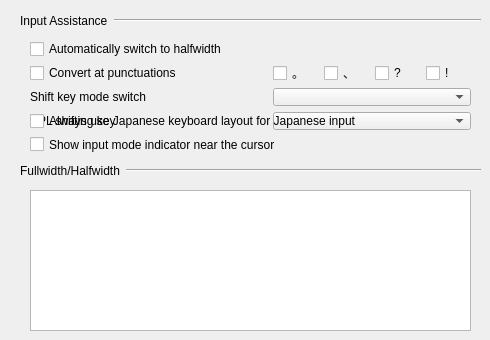
    <widget class="QWidget" name="inputsupport_tab">
     <attribute name="title">
      <string>Advanced</string>
     </attribute>
     <widget class="CharacterFormEditor" name="characterFormEditor">
      <property name="geometry">
       <rect>
        <x>30</x>
        <y>190</y>
        <width>441</width>
        <height>141</height>
       </rect>
      </property>
     </widget>
     <widget class="QWidget" name="horizontalLayoutWidget_2">
      <property name="geometry">
       <rect>
        <x>20</x>
        <y>10</y>
        <width>461</width>
        <height>21</height>
       </rect>
      </property>
      <layout class="QHBoxLayout" name="horizontalLayout_4">
       <item>
        <widget class="QLabel" name="autoCorrectionLable">
         <property name="text">
          <string>Input Assistance</string>
         </property>
        </widget>
       </item>
       <item>
        <widget class="Line" name="autoCorrectionLine_2">
         <property name="sizePolicy">
          <sizepolicy hsizetype="MinimumExpanding" vsizetype="Fixed">
           <horstretch>0</horstretch>
           <verstretch>0</verstretch>
          </sizepolicy>
         </property>
         <property name="orientation">
          <enum>Qt::Horizontal</enum>
         </property>
        </widget>
       </item>
      </layout>
     </widget>
     <widget class="QWidget" name="horizontalLayoutWidget_3">
      <property name="geometry">
       <rect>
        <x>20</x>
        <y>160</y>
        <width>461</width>
        <height>21</height>
       </rect>
      </property>
      <layout class="QHBoxLayout" name="horizontalLayout_6">
       <item>
        <widget class="QLabel" name="autoCorrectionLable_2">
         <property name="text">
          <string>Fullwidth/Halfwidth</string>
         </property>
        </widget>
       </item>
       <item>
        <widget class="Line" name="halffullWidthLine">
         <property name="sizePolicy">
          <sizepolicy hsizetype="MinimumExpanding" vsizetype="Fixed">
           <horstretch>0</horstretch>
           <verstretch>0</verstretch>
          </sizepolicy>
         </property>
         <property name="orientation">
          <enum>Qt::Horizontal</enum>
         </property>
        </widget>
       </item>
      </layout>
     </widget>
     <widget class="QWidget" name="gridLayoutWidget_9">
      <property name="geometry">
       <rect>
        <x>30</x>
        <y>40</y>
        <width>441</width>
        <height>113</height>
       </rect>
      </property>
      <layout class="QGridLayout" name="gridLayout_9">
       <item row="0" column="0" colspan="7">
        <widget class="QCheckBox" name="autoSwitchCompositionMode">
         <property name="text">
          <string>Automatically switch to halfwidth</string>
         </property>
        </widget>
       </item>
       <item row="2" column="0" colspan="3">
        <widget class="QLabel" name="autoCorrectionLable_3">
         <property name="text">
          <string>Shift key mode switch</string>
         </property>
        </widget>
       </item>
       <item row="2" column="3" colspan="4">
        <widget class="QComboBox" name="shiftKeyModeSwitchComboBox">
         <property name="minimumSize">
          <size>
           <width>150</width>
           <height>0</height>
          </size>
         </property>
        </widget>
       </item>
       <item row="3" column="0" colspan="3">
        <widget class="QLabel" name="aplShiftingKeyLabel">
         <property name="text">
          <string>APL shifting key</string>
         </property>
        </widget>
       </item>
       <item row="3" column="3" colspan="4">
        <widget class="QComboBox" name="aplShiftingKeyComboBox">
         <property name="minimumSize">
          <size>
           <width>150</width>
           <height>0</height>
          </size>
         </property>
        </widget>
       </item>
       <item row="1" column="4">
        <widget class="QCheckBox" name="toutenCheckBox">
         <property name="maximumSize">
          <size>
           <width>45</width>
           <height>16777215</height>
          </size>
         </property>
         <property name="text">
          <string>、</string>
         </property>
        </widget>
       </item>
       <item row="1" column="5">
        <widget class="QCheckBox" name="questionMarkCheckBox">
         <property name="maximumSize">
          <size>
           <width>45</width>
           <height>16777215</height>
          </size>
         </property>
         <property name="text">
          <string>?</string>
         </property>
        </widget>
       </item>
       <item row="1" column="0" colspan="3">
        <widget class="QCheckBox" name="useAutoConversion">
         <property name="text">
          <string>Convert at punctuations</string>
         </property>
        </widget>
       </item>
       <item row="1" column="3">
        <widget class="QCheckBox" name="kutenCheckBox">
         <property name="maximumSize">
          <size>
           <width>45</width>
           <height>16777215</height>
          </size>
         </property>
         <property name="text">
          <string>。</string>
         </property>
        </widget>
       </item>
       <item row="1" column="6">
        <widget class="QCheckBox" name="exclamationMarkCheckBox">
         <property name="maximumSize">
          <size>
           <width>45</width>
           <height>16777215</height>
          </size>
         </property>
         <property name="text">
          <string>!</string>
         </property>
        </widget>
       </item>
       <item row="3" column="0" colspan="7">
        <widget class="QCheckBox" name="useJapaneseLayout">
         <property name="enabled">
          <bool>true</bool>
         </property>
         <property name="text">
          <string>Always use Japanese keyboard layout for Japanese input</string>
         </property>
        </widget>
       </item>
       <item row="4" column="0" colspan="7">
        <widget class="QCheckBox" name="useModeIndicator">
         <property name="enabled">
          <bool>true</bool>
         </property>
         <property name="text">
          <string>Show input mode indicator near the cursor</string>
         </property>
        </widget>
       </item>
      </layout>
     </widget>
    </widget>
